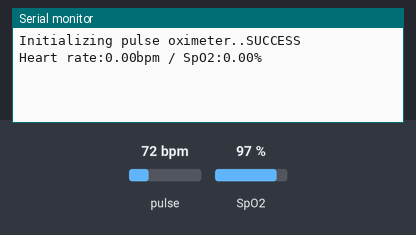
A sketch run on a simulated Arduino Uno, built with avr-gcc and run on an emulated ATmega328P. On the bench: the last lines printed to the serial monitor. The inputs (shaded band) are chosen by the test bench; at power-on: pulse 72 bpm, SpO2 97 %.

Above: at 1.2 s.
1.3 s: pulse set to 42 bpm
At 2.6 s:
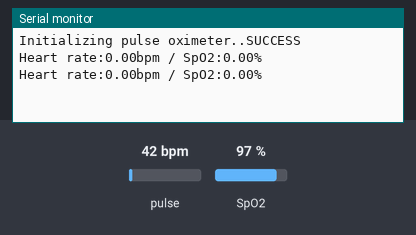
2.8 s: SpO2 set to 80 %
At 3.6 s:
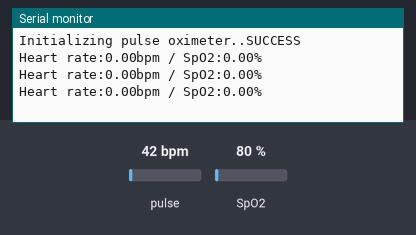
4.3 s: pulse set to 70 bpm
At 5.5 s:
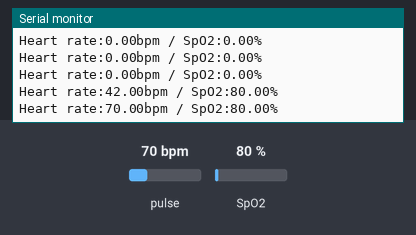
Timing chart, 0 to 7.3 s (numbered marks = the images above; inputs shaded):
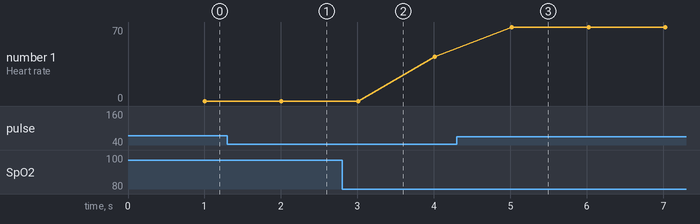

The sketch:

arduino_sender.ino
```cpp
// (licence header left out)
#include <Wire.h>
#include "MAX30100_PulseOximeter.h"
#include <SoftwareSerial.h>
#include <ArduinoJson.h>
SoftwareSerial s(5,6);


#define REPORTING_PERIOD_MS     1000

// PulseOximeter is the higher level interface to the sensor
// it offers:
//  * beat detection reporting
//  * heart rate calculation
//  * SpO2 (oxidation level) calculation
PulseOximeter pox;

uint32_t tsLastReport = 0;
StaticJsonBuffer<100> jsonBuffer;
JsonObject& root = jsonBuffer.createObject();
  float hr,sp;
void setup()
{
    Serial.begin(115200);
  s.begin(115200);
    Serial.print("Initializing pulse oximeter..");

    // Initialize the PulseOximeter instance
    // Failures are generally due to an improper I2C wiring, missing power supply
    // or wrong target chip
    if (!pox.begin()) {
        Serial.println("FAILED");
        for(;;);
    } else {
        Serial.println("SUCCESS");
    }

    // The default current for the IR LED is 50mA and it could be changed
    //   by uncommenting the following line. Check MAX30100_Registers.h for all the
    //   available options.
    // pox.setIRLedCurrent(MAX30100_LED_CURR_7_6MA);
}

void loop()
{
    // Make sure to call update as fast as possible
    pox.update();
    // Asynchronously dump heart rate and oxidation levels to the serial
    // For both, a value of 0 means "invalid"
    if (millis() - tsLastReport > REPORTING_PERIOD_MS) {
      hr = pox.getHeartRate();
      sp = pox.getSpO2();
        Serial.print("Heart rate:");
        Serial.print(hr);
        Serial.print("bpm / SpO2:");
        Serial.print(sp);
        Serial.println("%");
        root["temp"] = hr;
        root["hum"] = sp;
        root.printTo(s);
        tsLastReport = millis();
    }


}
```

Measured:
- after the input at 4.3 s, the serial monitor: prints a new line after 0.72 s (image 3)
- plotted number 1: 42 → 70 after the input at 4.3 s
